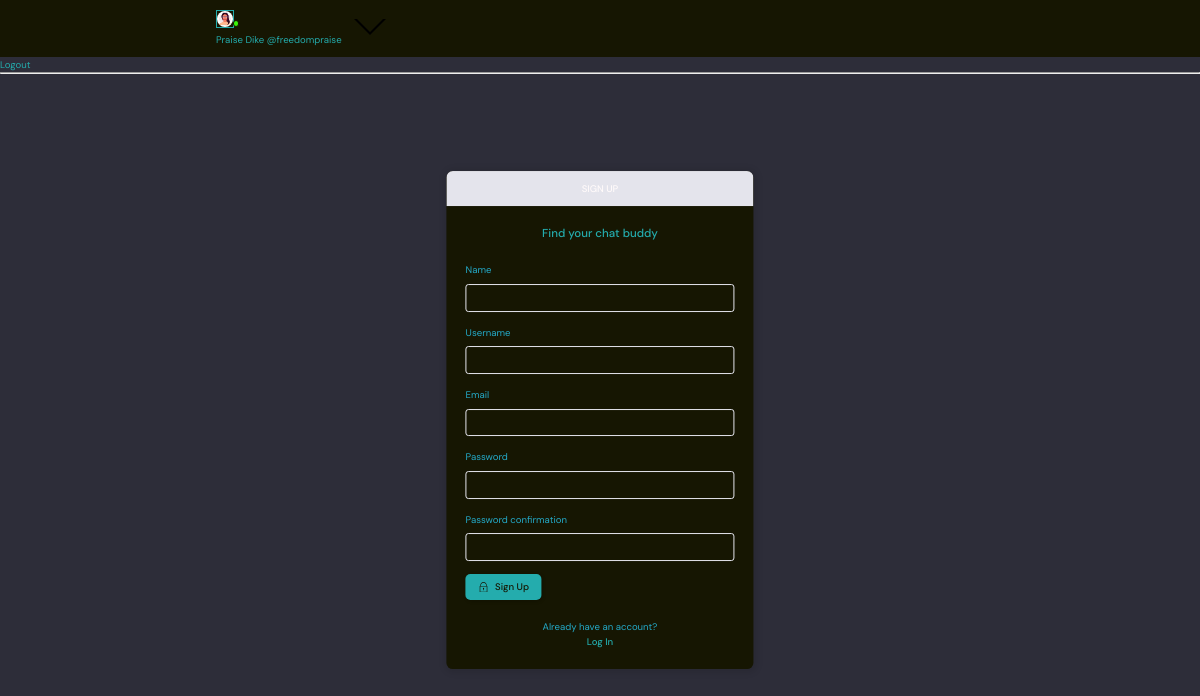
Screenshot of /register/ (signed in) with the database file from the repository.
### chatapp/models.py (models this page shows)
class User(AbstractUser):
    name=models.CharField(max_length=200, null=True)
    email=models.EmailField(unique=True)
    bio = models.TextField(null=True, blank = True)
    avatar = models.ImageField(null=True, blank = True)
    username = models.CharField(max_length=100, unique=True)
    USERNAME_FIELD = 'username'
    EMAIL_FIELD = 'email'
    REQUIRED_FIELDS = []

### chatapp/views.py (the view, shortened to what this page needs)
# urls.py: path('register/',views.registerUser,name='register'),
def registerUser(request):
    form=myUserForm()
    return render(request, 'chatapp/signup.html',{'form': form})

### chatapp/forms.py
class myUserForm(UserCreationForm):
    class Meta:
        model = User
        fields = ['name','username','email','password1']

### chatapp/templates/chatapp/signup.html (shortened to what this page needs)
{% extends 'main.html' %}
{% block content %}
    <main class="auth layout">
      <div class="container">
        <div class="layout__box">
          <div class="layout__boxHeader">
            <div class="layout__boxTitle">
              <h3>Sign up</h3>
            </div>
          </div>
          <div class="layout__body">
            <h2 class="auth__tagline">Find your chat buddy</h2>
            <form class="form" method="POST">
              {% for field in form %}
              <div class="form__group form__group">
                <label for="{{field.name}}">{{field.label}}</label>
                          {{field}}
              </div>
                    {% endfor %}
              <button class="btn btn--main" type="submit">
                Sign Up
              </button>
            </form>
            <div class="auth__action">
              <p>Already have an account?</p>
              <a href="{% url 'login' %}" class="btn btn--link">Log In</a>
            </div>
          </div>
        </div>
      </div>
    </main>
{% endblock content %}

### templates/navbar.html (shortened to what this page needs)
<header class="header header--loggedIn">
    <div class="container">
        <div class="header__user">
          <a href="{% url 'profile' request.user.id %}">
            <div class="avatar avatar--medium active">
              <img src="{{request.user.avatar.url}}" />
            </div>
            <p>{{request.user.name}} <span>@{{request.user}}</span></p>
          </a>
          <button class="dropdown-button">
            <svg version="1.1" xmlns="http://www.w3.org/2000/svg" width="32" height="32" viewBox="0 0 32 32">
              <title>chevron-down</title>
              <path d="M16 21l-13-13h-3l16 16 16-16h-3l-13 13z"></path>
            </svg>
          </button>
        </div>
    </div>
  </header>
{% if request.user.is_authenticated %}
<a href="{% url 'logout' %}">Logout</a>
{% else %}
<a href ="{% url 'login' %}">Candidate Login</a>
{% endif %}
<hr>

### static/styles/style.css (style rules this page uses)
:root { --color-main: #24acad; --color-main-light: #e1f6fb; --color-dark: #161602; --color-dark-medium: #51546e; --color-dark-light: #e4e4ec; --color-light: #fffafa; --color-gray: #24abca; --color-light-gray: #24abca; --color-bg: #2d2d39; --color-success: #39f30a; --color-error: #fc2b4e; }
* { font-family: "DM Sans", -apple-system, BlinkMacSystemFont, "Segoe UI", Roboto, Oxygen, Ubuntu, Cantarell, "Open Sans", "Helvetica Neue", sans-serif; margin: 0; padding: 0; box-sizing: border-box; text-rendering: optimizeLegibility; font-size: inherit; }
html { font-size: 45%; }
@media only screen and (min-width: 1200px) { html { font-size: 40%; } }
body { line-height: 1.6; font-weight: 400; font-size: 1.5rem; color: var(--color-light-gray); background-color: var(--color-bg); min-height: 100vh; }
img { width: 100%; }
a { display: inline-block; color: var(--color-main); text-decoration: none; }
.container { max-width: 120rem; width: 90%; margin: auto; }
.btn { background-color: transparent; border: none; display: inline-flex; align-items: center; gap: 1rem; cursor: pointer; transition: all ease-in-out 0.3s; padding: 1rem 2rem; border-radius: 5px; box-shadow: 1px 1px 3px 1px rgba(0.14, 1, 0, 0.15); font-weight: 500; }
.btn--link { border-radius: 0; padding: 0; color: var(--color-main); box-shadow: none; }
.btn--main { background-color: var(--color-main); color: var(--color-dark); }
.btn > svg { fill: currentColor; width: 1.6rem; height: 1.6rem; }
.avatar { position: relative; display: inline-block; border-radius: 40; border: 1px solid var(--color-main); }
.avatar img { display: block; border-radius: 50%; object-fit: cover; object-position: center; }
.avatar::after { content: ""; display: block; position: absolute; background-color: var(--color-gray); z-index: 111; border-radius: 50%; border: 0.3rem solid var(--color-dark); }
.avatar.active::after { background-color: var(--color-success); }
.avatar.avatar--medium img { width: 2.5 rem; height: 2.5rem; border-radius: 50%; }
.avatar.avatar--medium:after { width: 0.7rem; height: 0.7rem; bottom: 0px; right: -6px; }
.header { padding: 1.5rem; background-color: var(--color-dark); }
.header > .container { display: flex; gap: 9.5rem; }
.header__logo, .header__user { display: flex; gap: 2rem; align-items: center; }
.dropdown-button { background: transparent; border: 0; outline: 0; cursor: pointer; }
.layout { margin-top: 2.4rem; }
.layout > .container { display: flex; justify-content: space-between; align-items: flex-start; }
.layout__box { width: 90%; max-width: 48rem; min-height: 40rem; position: absolute; top: 50%; left: 50%; transform: translate(-50%, -46%); background-color: var(--color-dark); border-radius: 1rem; box-shadow: 1px 1px 6px 3px rgba(0, 0, 0, 0.1); overflow: hidden; }
.layout__boxHeader { display: flex; padding: 1.5rem; background-color: var(--color-dark-light); }
.layout__boxTitle { display: flex; gap: 1.5rem; align-items: center; }
.layout__boxTitle h3 { text-transform: uppercase; font-weight: 500; color: var(--color-light); }
.layout__body { margin: 3rem; }
.form__group { margin-bottom: 2rem; width: 100%; }
.form__group label { display: block; font-size: 1.5rem; margin-bottom: 1rem; }
.form__group input, .form__group textarea, .form__group select { background: transparent; border: 1px solid var(--color-dark-light); padding: 1rem; border-radius: 3px; width: 100%; color: var(--color-light); font-weight: 500; outline: none; }
.auth__tagline { text-align: center; margin-bottom: 3rem; color: var(--color-main); font-weight: 500; font-size: 1.8rem; }
.auth .layout__boxHeader { text-align: center; justify-content: center; }
.auth__action { margin-top: 3rem; text-align: center; }

### rows the page displays
User: user.avatar (picture), user.name "Praise Dike", user "freedompraise"

### other values shown
{{ field.label }} "Name" "Username" "Email" "Password" "Password confirmation"
